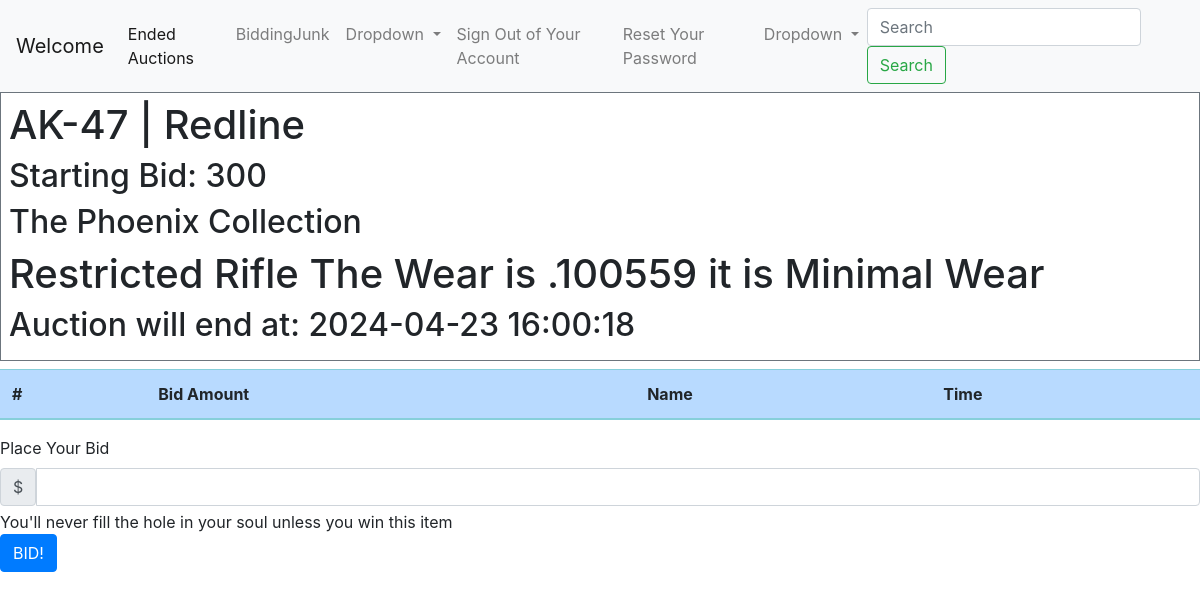
The app's page /Biddingjunk.php?item=2 with its own data.
### tables this page shows
CREATE TABLE `auctions` (
  `item_id` int(11) NOT NULL AUTO_INCREMENT,
  `item_name` varchar(50) DEFAULT NULL,
  `item_category` varchar(32) DEFAULT NULL,
  `description` varchar(255) DEFAULT NULL,
  `starting_bid` double DEFAULT NULL,
  `start_time` datetime NOT NULL,
  `end_time` datetime DEFAULT NULL,
  `image` varchar(255) DEFAULT 'error.jpg',
  `winning_bid` double DEFAULT NULL,
  PRIMARY KEY (`item_id`),
  UNIQUE KEY `id` (`item_id`)
);

### Biddingjunk.php (the view, shortened to what this page needs)
<?php
require_once ("config.php");
if($_SERVER["REQUEST_METHOD"] == "POST"){
    $item_id=$_POST["item"];
    $hbid = $_POST["highestBid"];
    $aEndTime = strtotime($_POST["endTime"]);
    $userBid = $_POST["bid"];
    $now = strtotime(date("Y-m-d H:i:s"));
    if($userBid>$hbid && $now < $aEndTime)
    {
        $bidSql = "Insert into bids (BiddingAmount,user_id, item_id) values (:amount, :user, :item)";
        if($stmt3 = $pdo->prepare($bidSql))
        {
            $stmt3->bindParam(":amount", $userBid );
            $stmt3->bindParam(":user", $_SESSION["id"]);
            $stmt3->bindParam(":item", $item_id);
            if($stmt3->execute())
            {
                $actionResponse="Bid created successfully";
            }
            else{
                $actionResponse="There was an error with your bid";
            }
        }
        else{
            $actionResponse ="There was an internal error. Please try again later";
        }
    }
    else{
        $actionResponse ="Sorry, your bid must be higher or the auction has already ended.";
    }
}
else {
    $item_id = $_GET["item"];
}
$sql = "Select * from auctions where item_id = :itemId ";
$stmt = $pdo->prepare($sql);
$stmt->bindParam(":itemId", $item_id);
$stmt->execute();
$item = $stmt->fetch();
?>
<!doctype html>
<html lang="en">
<head>
    <link rel="stylesheet" href="https://stackpath.bootstrapcdn.com/bootstrap/4.5.2/css/bootstrap.min.css">
</head>
<body>
<nav class="navbar navbar-expand-lg navbar-light bg-light">
    <a class="navbar-brand" href="welcome.php">Welcome</a>
    <div class="collapse navbar-collapse" id="navbarSupportedContent">
        <ul class="navbar-nav mr-auto">
            <li class="nav-item active">
                <a class="nav-link" href="endedauctions.php">Ended Auctions<span class="sr-only">(current)</span></a>
            </li>
            <li class="nav-item">
                <?php
                if($_SESSION["is_admin"] == true) {
                    ?>
                    <a class="nav-link" href="admin.php">Admin Actions</a>
                    <?php
                }
                else{
                    ?>
                    <a class="nav-link" href="#">BiddingJunk</a>
                    <?php
                }
                ?>
            </li>
            <li class="nav-item dropdown">
                <a class="nav-link dropdown-toggle" data-toggle="dropdown" href="#" id="navbarDropdown" role="button" aria-haspopup="true" aria-expanded="false">
                    Dropdown
                </a>
            </li>
            <li class="nav-item">
                <a class="nav-link" href="logout.php">Sign Out of Your Account</a>
            </li>
            <li class="nav-item">
                <a class="nav-link" href="reset-password.php">Reset Your Password</a>
            </li>
            <li class="nav-item dropdown">
                <a class="nav-link dropdown-toggle" data-toggle="dropdown" href="#" id="navbarDropdown" role="button" aria-haspopup="true" aria-expanded="false">
                    Dropdown
                </a>
            </li>
        </ul>
        <form class="form-inline my-2 my-lg-0">
            <input class="form-control mr-sm-2" type="search" placeholder="Search" aria-label="Search">
            <button class="btn btn-outline-success my-2 my-sm-0" type="submit">Search</button>
        </form>
    </div>
</nav>
<div class="border border-secondary p-2 mb-2 border-opacity-50 gap-3">
<h1><?=$item["item_name"] ?></h1>
<h2>Starting Bid:  <?=$item["starting_bid"]?></h2>
<h2><?=$item["item_category"] ?></h2>
<h1><?=$item["description"] ?></h1>
<h2>Auction will end at: <?=$item["end_time"]?></h2>
</div>
<table class="table table-striped table-info">
    <thead>
    <tr class="table-primary">
        <th scope="col">#</th>
        <th scope="col">Bid Amount</th>
        <th scope="col">Name</th>
        <th scope="col">Time</th>
    </tr>
    </thead>
</table>
<form action="<?php echo htmlspecialchars($_SERVER["PHP_SELF"]); ?>" method="post">
    <label for="bid" class="form-label">Place Your Bid</label>
        <div class="input-group">
        <div class="input-group-text">$</div>
        <input type="text" class="form-control" id="bid" name="bid" aria-describedby="bidHelp">
        </div>
    <div id="bidHelp" class="form-text">You'll never fill the hole in your soul unless you win this item</div>
    <button type="submit" class="btn btn-primary">BID!</button>
</form>
</body>
</html>

### records on screen
auctions: item_name "AK-47 | Redline", starting_bid "300", item_category "The Phoenix Collection", description "Restricted Rifle The Wear is .100559 it is Minimal Wear", end_time "2024-04-23 16:00:18"
